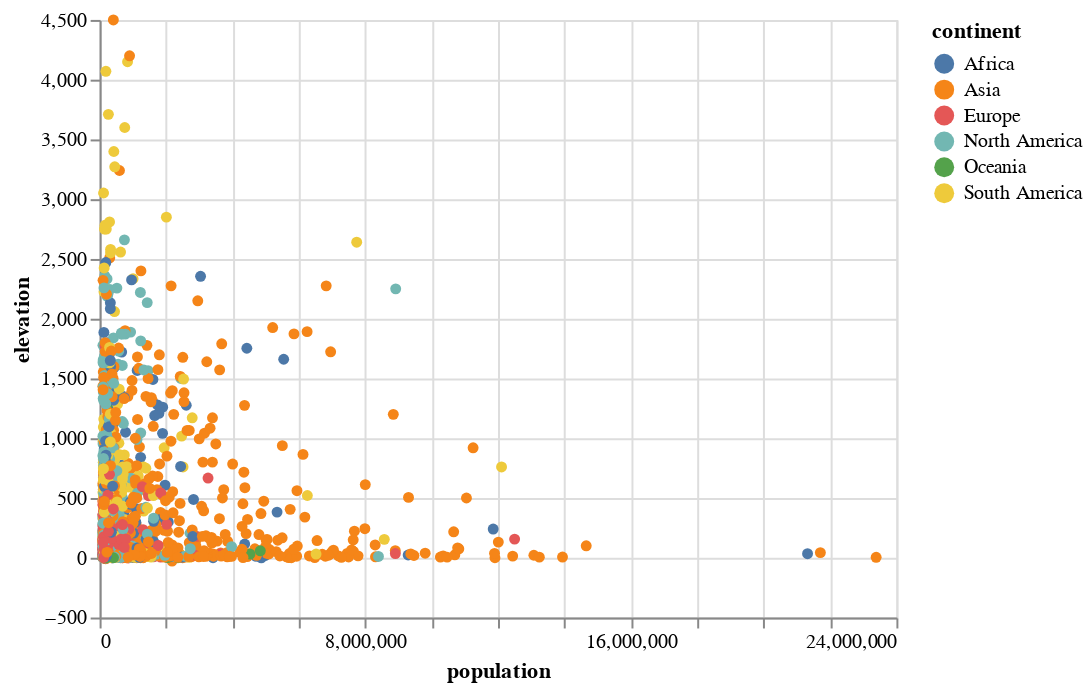

This figure's notebook cell:
### Markdown cell above
## Interactive legend

At this point the scatterplot is not entirely instructive if we cannot distinguish between the cities. Maybe it would help to focus on a subset of data elements… such as by continent. The dataset contains almost 2000 cities spread across all continents. Let's adjust the color according to continent and turn the legend into an interactive filter.

For this to work we need to create a selection element first, which we then add to the chart declaration as above, with the addition of changing the opacity:

### Code cell
# create a selection based on the column continent, linked to the legend:
selection = alt.selection(type="multi", fields=['continent'], bind='legend')

alt.Chart(cities).mark_circle().encode(
    x='population',
    y='elevation',
    tooltip=['name', 'country'],
    # we're adding a color coding, which comes with a legend
    color = 'continent',
    # the opacity is based on the selection
    opacity=alt.condition(selection, alt.value(1), alt.value(0))
).add_selection(selection) # the selection is applied to the chart

### Figure 1 — Vega-Lite specification as saved in the notebook (floating-point values rounded to 4 significant figures; data arrays with more than 128 entries replaced by an {"elided": "..."} marker saying what was removed)
{"config": {"view": {"continuousWidth": 400, "continuousHeight": 300}}, "data": {"name": "data-1ec273cb64836579c32d2ad18c5cc809"}, "mark": "circle", "encoding": {"color": {"type": "nominal", "field": "continent"}, "opacity": {"condition": {"value": 1, "selection": "selector003"}, "value": 0}, "tooltip": [{"type": "nominal", "field": "name"}, {"type": "nominal", "field": "country"}], "x": {"type": "quantitative", "field": "population"}, "y": {"type": "quantitative", "field": "elevation"}}, "selection": {"selector003": {"type": "multi", "fields": ["continent"], "bind": "legend"}}, "$schema": "https://vega.github.io/schema/vega-lite/v4.8.1.json", "datasets": {"data-1ec273cb64836579c32d2ad18c5cc809": {"elided": "1848 records"}}}
